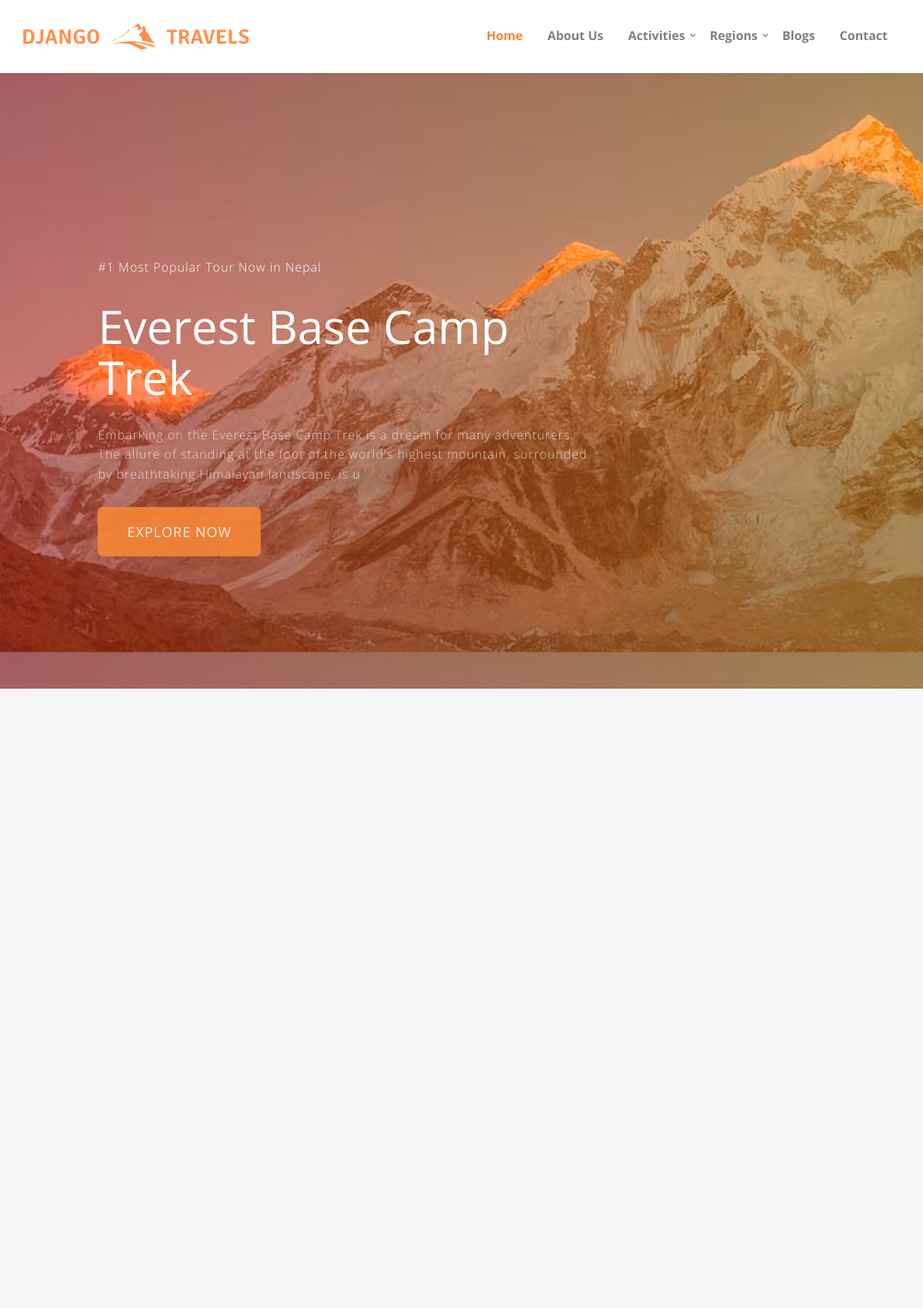
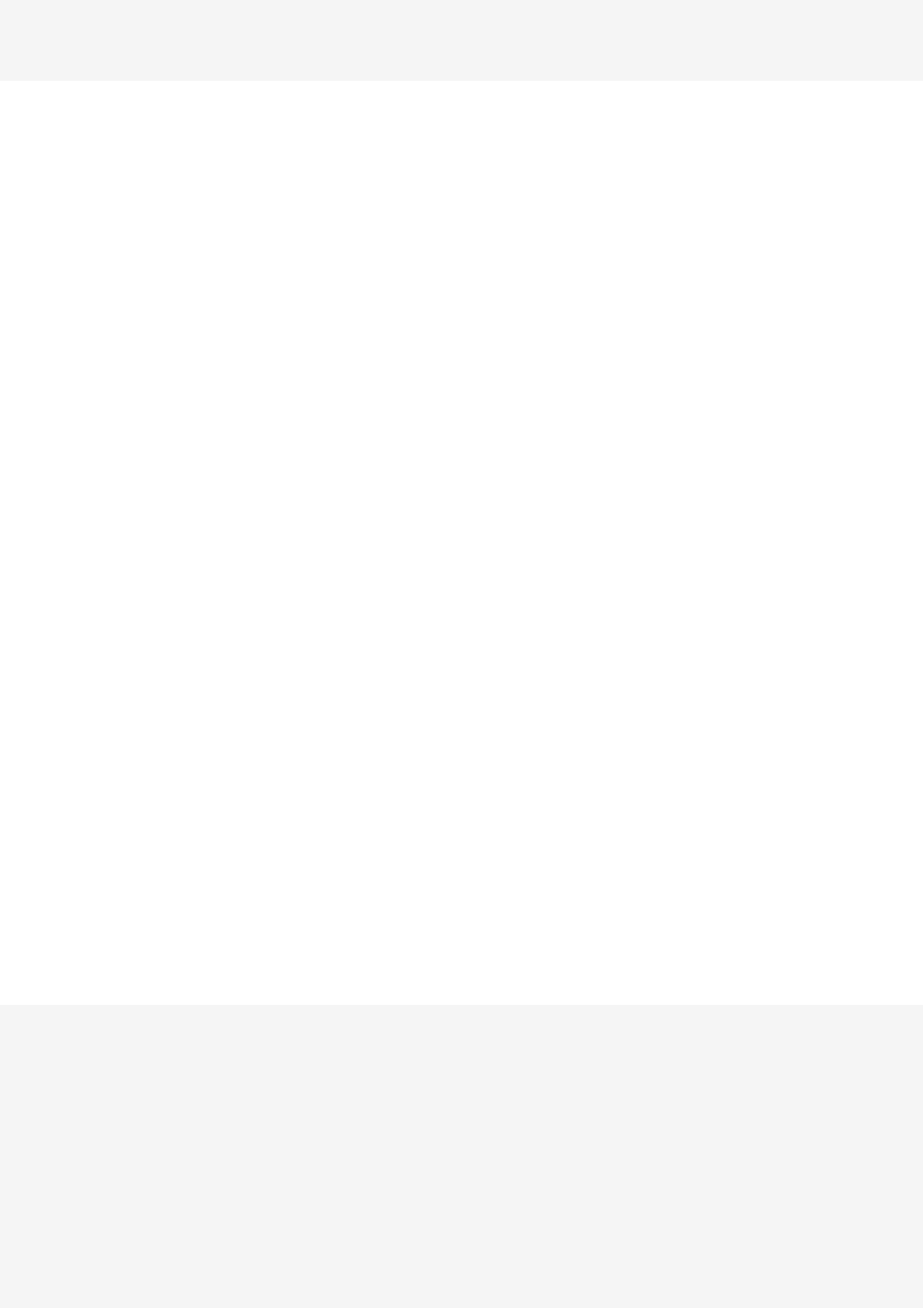
The page / (upper part) on the database its author committed (2 pictures, top to bottom).
### thisapp/models.py (models this page shows, shortened)
class AppDetail(models.Model):
	app_name = models.CharField(max_length=200, verbose_name="Website Name")
	app_title = models.CharField(max_length=200, verbose_name="Website Title (60 Characters Long)")
	app_logo = models.ImageField(blank=True, null=True, verbose_name="Website Logo")
	app_icon = models.ImageField(blank=True, null=True, verbose_name="Website Favicon")
	app_keywords = models.TextField(blank=True, null=True, verbose_name="Website Keywords (Separated by Commas)")
	app_description = models.TextField(blank=True, null=True, verbose_name="Website Description (160 Characters Long)")
	app_email = models.EmailField(max_length=100, blank=True, null=True, verbose_name="Primary Email for Website")
	app_contact = models.CharField(max_length=15, blank=True, null=True, verbose_name="Contact Number for Website", help_text="Please add country code with contact number but no spaces.")
	app_address = models.TextField(blank=True, null=True, verbose_name="Physical Address for the Website")
	app_postal = models.CharField(max_length=10, blank=True, null=True, verbose_name="Postal Address for the Website")
	whatsapp_booking = models.CharField(
		choices=IS_ACTIVE,
		default='Yes',
		max_length=10,
		verbose_name='Book On Whatsapp?',
		help_text='Select Yes to accept booking on WhatsApp.'
	)
	developed_by = models.CharField(max_length=20, blank=True, null=True, verbose_name="Developed By", help_text='Do not change it. Changing it may cause your website to not function correctly.')
	app_created_at = models.DateTimeField(auto_now_add=True, verbose_name="App Created Date")
	app_updated_at = models.DateTimeField(auto_now=True, verbose_name="App Updated Date")

### page/models.py (models this page shows, shortened)
class Page(models.Model):
	page_title = models.CharField(max_length=200, verbose_name='Page Title')
	page_slug = models.SlugField(max_length=200, verbose_name='Page Slug')
	page_position = models.CharField(
			choices = POSITION,
			default='Top',
			max_length=20,
			verbose_name='Page Position'
		)
	page_description = RichTextField(blank=True, null=True, verbose_name="Page Description")
	page_image = models.ImageField(upload_to='pages/', blank=True, null=True, verbose_name="Page Image")
	page_is_active = models.CharField(
			choices = IS_ACTIVE,
			default='Yes',
			max_length=10,
			verbose_name='Is Active?'
		)
	page_is_featured = models.CharField(
			choices = IS_ACTIVE,
			default='Yes',
			max_length=10,
			verbose_name='Is Featured?'
		)
	page_created_at = models.DateTimeField(auto_now_add=True, verbose_name='Page Created Date')
	page_updated_at = models.DateTimeField(auto_now=True, verbose_name='Page Updated Date')
	page_added_by = models.ForeignKey(User, on_delete=models.SET_NULL, default=None, null=True, verbose_name='Added By')
	seo_page_title = models.CharField(max_length=200, blank=True, null=True, verbose_name="SEO Page Title (60 Characters Long)")
	seo_page_keywords = models.TextField(blank=True, null=True, verbose_name="SEO Page Keywords (Separated by Commas)")
	seo_page_description = models.TextField(blank=True, null=True, verbose_name="SEO Page Description (160 Characters Long)")

### tour/models.py (models this page shows, shortened)
class Tour(models.Model):
	tour_title = models.CharField(max_length=200, verbose_name="Tour Title")
	tour_slug = models.CharField(max_length=200, verbose_name="Tour Slug")
	tour_duration = models.PositiveSmallIntegerField(blank=True, null=True, verbose_name="Tour Duration")
	tour_altitude = models.PositiveSmallIntegerField(blank=True, null=True, verbose_name="Tour Max Altitude")
	tour_difficulty = models.CharField(
			choices = DIFFICULTY,
			default = 'Medium',
			max_length = 10,
			verbose_name = 'Tour Difficulty'
		)
	tour_description = RichTextField(blank=True, null=True, verbose_name="Tour Description")
	tour_image = models.ImageField(upload_to='tours/', blank=True, null=True, verbose_name="Tour Image")
	tour_map = models.ImageField(upload_to='maps/', blank=True, null=True, verbose_name="Tour Map")
	tour_activity = models.ForeignKey(Activity, on_delete=models.SET_NULL, default = None, null=True, verbose_name='Tour Activity')
	tour_region = models.ManyToManyField(Region, verbose_name='Tour Region')
	tour_is_active = models.CharField(
			choices = IS_ACTIVE,
			default = 'Yes',
			max_length = 10,
			verbose_name = 'Is Active?'
		)
	tour_is_featured = models.CharField(
			choices = IS_ACTIVE,
			default = 'Yes',
			max_length = 10,
			verbose_name = 'Is Featured?'
		)
	tour_created_at = models.DateTimeField(auto_now_add=True, verbose_name="Added Date")
	tour_updated_at = models.DateTimeField(auto_now=True, verbose_name="Updated Date")
	tour_added_by = models.ForeignKey(User, on_delete=models.SET_NULL, default=None, null=True, verbose_name='Added By')
	seo_tour_title = models.CharField(max_length=200, blank=True, null=True, verbose_name="SEO Tour Title (60 Characters Long)")
	seo_tour_keywords = models.TextField(blank=True, null=True, verbose_name="SEO Tour Keywords Separated by Commas")
	seo_tour_description = models.TextField(blank=True, null=True, verbose_name="SEO Tour Description (160 Characters Long)")

### page/views.py (the view, shortened to what this page needs)
# urls.py: path('', HomePageView.as_view(), name='home'),
class HomePageView(TemplateView):
	def get(self, request, *args, **kwargs):
		regions = Region.objects.filter(region_is_active='yes', region_is_featured='yes').order_by('-region_created_at')[:3]
		activities = Activity.objects.filter(activity_is_active='yes', activity_is_featured='yes').order_by('-activity_created_at')[:6]
		tours = Tour.objects.filter(tour_is_active='yes', tour_is_featured='yes').order_by('-tour_created_at')[:10]
		featured_tours = Tour.objects.filter(tour_is_active='yes', tour_is_featured='yes').order_by('-tour_created_at')[:1]
		blogs = Blog.objects.filter(blog_is_active='yes', blog_is_featured='yes').order_by('-blog_created_at')[:3]
		testimonials = Testimonials.objects.filter(testimonial_is_active='yes', testimonial_is_featured='yes').order_by('-testimonial_created_at')[:3]
		context = {
			'regions': regions,
			'activities': activities,
			'tours': tours,
			'featured_tours': featured_tours,
			'blogs': blogs,
			'testimonials': testimonials
		}
		return render(request, 'index.html', context)

### blog/context_processors.py (called while the page is built)
def footer_blog_menu(request):
	recent_blogs = Blog.objects.filter(blog_is_active='yes').order_by('-blog_created_at')[:5]
	context = {
		'recent_blogs': recent_blogs
	}
	return context

### page/context_processors.py (called while the page is built)
def page_menu(request):
	top_menu = Page.objects.filter(page_is_active='yes', page_position='top')
	school_menu = Page.objects.filter(page_is_active='yes', page_position='school')
	footer_menu = Page.objects.filter(page_is_active='yes', page_position='footer')
	context = {
		'top_menu': top_menu,
		'school_menu': school_menu,
		'footer_menu': footer_menu
	}
	return context

### thisapp/context_processors.py (called while the page is built)
def app_detail(request):
	this_app = AppDetail.objects.get(developed_by='Vijay Thapa')
	socialmedias = SocialMedia.objects.filter(socialmedia_is_active='yes')
	context = {
		'this_app': this_app,
		'socialmedias': socialmedias
	}
	return context

### tour/context_processors.py (called while the page is built)
def head_menu(request):
	activity_menu = Activity.objects.filter(activity_is_active='yes')
	region_menu = Region.objects.filter(region_is_active='yes')
	context = {
		'activity_menu': activity_menu,
		'region_menu': region_menu
	}
	return context

def footer_tour_menu(request):
	best_tours = Tour.objects.filter(tour_is_active='yes', tour_is_featured='yes').order_by('-tour_created_at')[:5]
	popular_regions = Region.objects.filter(region_is_active='yes', region_is_featured='yes').order_by('-region_created_at')[:5]
	top_activities = Activity.objects.filter(activity_is_active='yes', activity_is_featured='yes').order_by('-activity_created_at')[:5]
	context = {
		'best_tours': best_tours,
		'popular_regions': popular_regions,
		'top_activities': top_activities
	}
	return context

### templates/index.html (shortened to what this page needs)
{% extends 'base.html' %}
{% load static %}
	{% block content %}
		{% if featured_tours %}
			{% for tour in featured_tours  %}
			<div class="fh5co-hero">
				<div class="fh5co-overlay"></div>
				{% if tour.tour_image %}
					<div class="fh5co-cover" data-stellar-background-ratio="0.5" style="background-image: url('{{ tour.tour_image.url }}');">
				{% else %}
					<div class="fh5co-cover" data-stellar-background-ratio="0.5" style="background-image: url({% static 'images/no-image.jpg' %});">
				{% endif %}
					<div class="desc">
						<div class="container">
							<div class="row">
								<div class="desc2 animate-box">
									<div class="col-sm-7 col-sm-push-1 col-md-7 col-md-push-1">
										<p style="color:white;">#1 Most Popular Tour Now in Nepal</p>
										<h2>{{ tour.tour_title }}</h2>
										<p>{{ tour.tour_description|safe|slice:":200" }}</p>
										<p><a class="btn btn-primary btn-lg" href="{% url 'tour:tour-detail' tour.tour_slug %}">Explore Now</a></p>
									</div>
								</div>
							</div>
						</div>
					</div>
				</div>
			</div>
			{% endfor %}
		{% endif %}
		{% if regions %}
			<div id="fh5co-tours" class="fh5co-section-gray">
				<div class="container">
					<div class="row">
					</div>
					<div class="row">
					</div>
				</div>
			</div>
		{% endif %}
		{% if activities %}
			<div id="fh5co-features">
				<div class="container">
					<div class="row">
					</div>
				</div>
			</div>
		{% endif %}
		{% if tours %}
			<div id="fh5co-destination">
				<div class="tour-fluid">
					<div class="row">
						<div class="col-md-12">
						</div>
					</div>
				</div>
			</div>
		{% endif %}
		{% if blogs %}
		<div id="fh5co-blog-section" class="fh5co-section-gray">
			<div class="container">
				<div class="row">
				</div>
			</div>
			<div class="container">
				<div class="row row-bottom-padded-md">
					{% for blog in blogs %}
					<div class="col-lg-4 col-md-4 col-sm-6">
					</div>
					{% endfor %}
				</div>
			</div>
		</div>
		{% endif %}
	{% endblock content %}

### templates/base.html (shortened to what this page needs)
{% load static %}
<!DOCTYPE html>
 <html class="no-js">
	<head>
	<link rel="stylesheet" href="{% static 'css/animate.css' %}">
	<link rel="stylesheet" href="{% static 'css/icomoon.css' %}">
	<link rel="stylesheet" href="{% static 'css/bootstrap.css' %}">
	<link rel="stylesheet" href="{% static 'css/superfish.css' %}">
	<link rel="stylesheet" href="{% static 'css/magnific-popup.css' %}">
	<link rel="stylesheet" href="{% static 'css/bootstrap-datepicker.min.css' %}">
	<link rel="stylesheet" href="{% static 'css/cs-select.css' %}">
	<link rel="stylesheet" href="{% static 'css/cs-skin-border.css' %}">
	<link rel="stylesheet" href="{% static 'css/style.css' %}">
	</head>
{% include 'navbar.html' %}
	{% block content %}
	{% endblock content %}
{% include 'scripts.html' %}

### templates/navbar.html (shortened to what this page needs)
{% load static %}
	<body>
		<div id="fh5co-wrapper">
		<div id="fh5co-page">
		<header id="fh5co-header-section" class="sticky-banner">
			<div class="container">
				<div class="nav-header">
					{% if this_app.app_logo %}
					<a href="{% url 'page:home' %}"><img src="{{ this_app.app_logo.url }}" alt="{{ this_app.app_name }}" class="img-logo"></a>
					{% else %}
					<h1 id="fh5co-logo"><a href="{% url 'page:home' %}"><i class="icon-airplane"></i>{{ this_app.app_name }}</a></h1>
					{% endif %}
					<nav id="fh5co-menu-wrap" role="navigation">
						<ul class="sf-menu" id="fh5co-primary-menu">
							<li class="{% if request.resolver_match.url_name == 'home' %}active{% endif %}"><a href="{% url 'page:home' %}">Home</a></li>
							{% for top_page in top_menu %}
								<li class="{% if top_page.page_slug in request.path %}active{% endif %}"><a href="{% url 'page:page-detail' top_page.page_slug %}">{{ top_page.page_title }}</a></li>
							{% endfor %}
							<li class="{% if 'activit' in request.path %}active{% endif %}">
								<a href="{% url 'tour:all-activities' %}" class="fh5co-sub-ddown">Activities</a>
							</li>
							<li class="{% if 'region' in request.path %}active{% endif %}">
								<a href="{% url 'tour:all-regions' %}" class="fh5co-sub-ddown">Regions</a>
							</li>
							<li class="{% if 'blog' in request.path %}active{% endif %}"><a href="{% url 'blog:all-blogs' %}">Blogs</a></li>
							<li class="{% if 'contact' in request.path %}active{% endif %}"><a href="{% url 'page:contact' %}">Contact</a></li>
						</ul>
					</nav>
				</div>
			</div>
		</header>

### templates/footer.html (shortened to what this page needs)
{% load static %}

### templates/scripts.html (shortened to what this page needs)
{% load static %}
	</div>
	</div>
	</body>
</html>

### static/css/superfish.css (style rules this page uses)
.sf-menu, .sf-menu * { margin: 0; padding: 0; list-style: none; }
.sf-menu li { position: relative; }
.sf-menu > li { float: left; }
.sf-menu a { display: block; position: relative; }
.sf-menu { float: left; margin-bottom: 1em; }
.sf-menu a { border-left: 1px solid #fff; border-top: 1px solid #dFeEFF; border-top: 1px solid rgba(255,255,255,.5); padding: .75em 1em; text-decoration: none; zoom: 1; }
.sf-menu a { color: #13a; }
.sf-menu li { background: #BDD2FF; white-space: nowrap; *white-space: normal; -webkit-transition: background .2s; transition: background .2s; }
.sf-arrows .sf-with-ul { padding-right: 2.5em; *padding-right: 1em; }
.sf-arrows .sf-with-ul:after { content: ''; position: absolute; top: 50%; right: 1em; margin-top: -3px; height: 0; width: 0; border: 5px solid transparent; border-top-color: #dFeEFF; border-top-color: rgba(255,255,255,.5); }

### rows shown on the page
AppDetail: app_logo (picture)
Page: page_title "About Us"
Tour: tour_image (picture), tour_title "Everest Base Camp Trek", tour_description "Embarking on the Everest Base Camp Trek is a dream for many adventurers. The allure of standing at the foot of the world's highest mountain, surrounded by breathtaking Himalayan landscape, is u"
